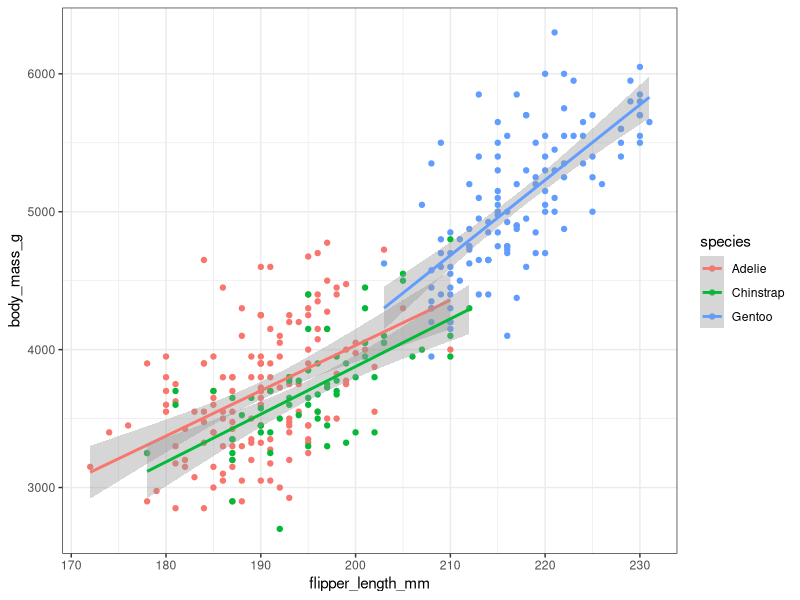
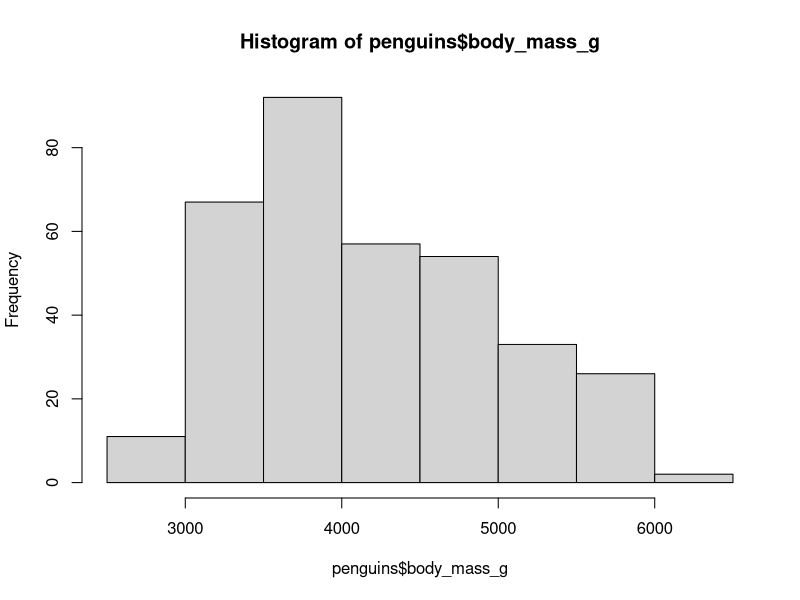

Generate these figures, in order, with R:
## ---- chunk 1
knitr::opts_chunk$set(echo = TRUE)
## ---- chunk 2
library(palmerpenguins)
library(ggplot2)
data("penguins")
penguins <- penguins 
str(penguins)

table(penguins$sex, penguins$species, useNA = "always")
# look at include echo or results or warning to find out more functions # 
## ---- chunk 3


ggplot(data = penguins, aes(x = flipper_length_mm, y = body_mass_g, group = species, 
                            colour = species)) +
  geom_point() +
  geom_smooth(method = "lm") +
  theme_bw()

## ---- chunk 4
hist(penguins$body_mass_g)
model1 <- lm(body_mass_g ~ flipper_length_mm * species, data = penguins)

summary(model1)
